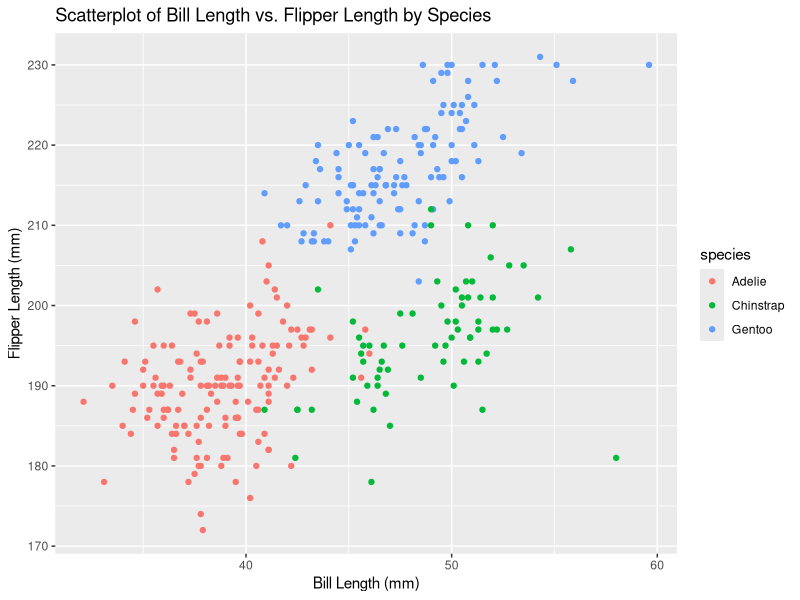
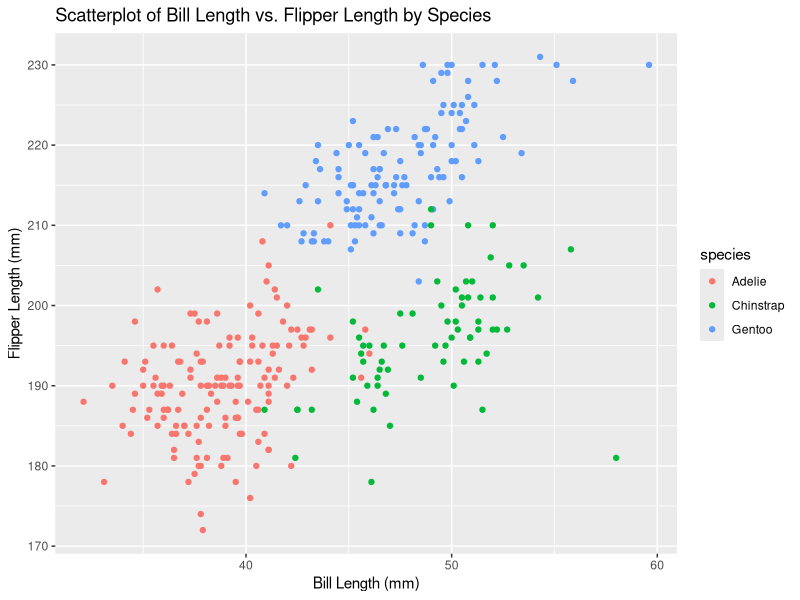

R code for these plots, in order:
## ---- chunk 1
knitr::opts_chunk$set(echo = TRUE)
library(tidyverse)
library(palmerpenguins)
## ---- chunk 2
data("penguins", package = "palmerpenguins")
## ---- chunk 3
ggplot(penguins, aes(x = bill_length_mm, y = flipper_length_mm, color = species, )) + geom_point() + xlab("Bill Length (mm)") + ylab("Flipper Length (mm)") + ggtitle("Scatterplot of Bill Length vs. Flipper Length by Species")
ggsave("penguins_scatterplot.pdf", height = 4, width = 6)
## ---- chunk 4
df = tibble(
  random_samp = rnorm(10, mean = 0, sd = 1),
  vec_logical = (random_samp > 0),
  vec_char = c("a", "b", "c", "d", "e", "f", "h", "i", "j", "k"),
  vec_factor = factor(c("single", "married", "married", "single", "divorced", "divorced", "single", "married", "married", "divorced"), levels = c("single", "married", "divorced"))
)
str(df)
## ---- chunk 5
mean(pull(df, random_samp))
mean(pull(df, vec_logical))
## ---- chunk 6
mean(pull(df, vec_char))
mean(pull(df, vec_factor))
## ---- chunk 7
as.numeric(pull(df, vec_logical))
as.numeric(pull(df, vec_char))
as.numeric(pull(df, vec_factor))
